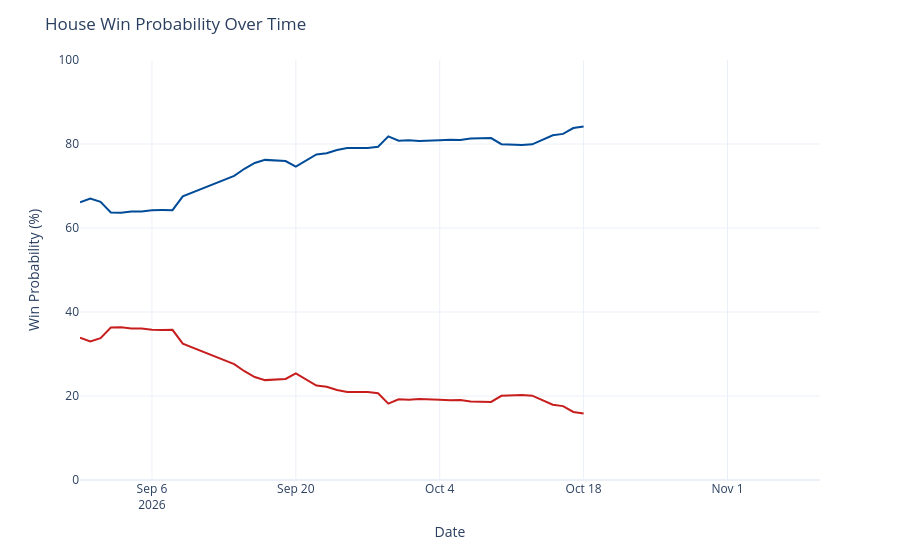

The notebook cell this image was saved under:
### Code cell
chance_over_time = output_ts[(output_ts['geo'] == 'US House') &
                             (output_ts['type'] == 'chance')]
chance_over_time['rep_chance'] = chance_over_time['y'].map(lambda x: 100 - x)
chance_over_time = chance_over_time.rename({'y': 'Democrats', 'rep_chance': 'Republicans'}, axis=1)
chance_time_ser = px.line(chance_over_time, x='date', y=['Democrats', 'Republicans'], template='plotly_white',
                         color_discrete_map={'Democrats': '#004b97', 'Republicans': '#c71e1d'},)
chance_time_ser.update_traces(hovertemplate="%{y:.1f}%")
chance_time_ser.update_layout(
    xaxis=dict(range=[pd.to_datetime('2026-08-30'), pd.to_datetime('2026-11-10')]),
    yaxis=dict(range=[0, 100]),
    xaxis_title='Date',
    yaxis_title='Win Probability (%)',
    title=dict(text="House Win Probability Over Time"),
    hovermode="x",
    showlegend=False
)
chance_time_ser

### Figure 1 — Plotly figure (JSON) as saved in the notebook; plotly's stock layout.template omitted (floating-point values rounded to 4 significant figures)
{"data": [{"hovertemplate": "%{y:.1f}%", "legendgroup": "Democrats", "line": {"color": "#004b97", "dash": "solid"}, "marker": {"symbol": "circle"}, "mode": "lines", "name": "Democrats", "orientation": "v", "showlegend": true, "type": "scatter", "x": ["2026-08-30", "2026-08-31", "2026-09-01", "2026-09-02", "2026-09-03", "2026-09-04", "2026-09-05", "2026-09-06", "2026-09-07", "2026-09-08", "2026-09-09", "2026-09-14", "2026-09-15", "2026-09-16", "2026-09-17", "2026-09-18", "2026-09-19", "2026-09-20", "2026-09-21", "2026-09-22", "2026-09-23", "2026-09-24", "2026-09-25", "2026-09-26", "2026-09-27", "2026-09-28", "2026-09-29", "2026-09-30", "2026-10-01", "2026-10-02", "2026-10-03", "2026-10-04", "2026-10-05", "2026-10-06", "2026-10-07", "2026-10-08", "2026-10-09", "2026-10-10", "2026-10-11", "2026-10-12", "2026-10-13", "2026-10-15", "2026-10-16", "2026-10-17", "2026-10-18"], "xaxis": "x", "y": [66.12, 67.02, 66.25, 63.69, 63.65, 63.91, 63.91, 64.23, 64.27, 64.25, 67.54, 72.39, 74.1, 75.49, 76.22, 76.08, 75.94, 74.59, 76.12, 77.51, 77.78, 78.58, 79.05, 79.05, 79.05, 79.34, 81.82, 80.78, 80.9, 80.69, 80.7, 80.88, 81.01, 80.94, 81.32, 81.39, 81.42, 79.94, 79.78, 79.75, 79.92, 82.09, 82.41, 83.8, 84.17], "yaxis": "y"}, {"hovertemplate": "%{y:.1f}%", "legendgroup": "Republicans", "line": {"color": "#c71e1d", "dash": "solid"}, "marker": {"symbol": "circle"}, "mode": "lines", "name": "Republicans", "orientation": "v", "showlegend": true, "type": "scatter", "x": ["2026-08-30", "2026-08-31", "2026-09-01", "2026-09-02", "2026-09-03", "2026-09-04", "2026-09-05", "2026-09-06", "2026-09-07", "2026-09-08", "2026-09-09", "2026-09-14", "2026-09-15", "2026-09-16", "2026-09-17", "2026-09-18", "2026-09-19", "2026-09-20", "2026-09-21", "2026-09-22", "2026-09-23", "2026-09-24", "2026-09-25", "2026-09-26", "2026-09-27", "2026-09-28", "2026-09-29", "2026-09-30", "2026-10-01", "2026-10-02", "2026-10-03", "2026-10-04", "2026-10-05", "2026-10-06", "2026-10-07", "2026-10-08", "2026-10-09", "2026-10-10", "2026-10-11", "2026-10-12", "2026-10-13", "2026-10-15", "2026-10-16", "2026-10-17", "2026-10-18"], "xaxis": "x", "y": [33.88, 32.98, 33.75, 36.31, 36.35, 36.09, 36.09, 35.77, 35.73, 35.75, 32.46, 27.61, 25.9, 24.51, 23.78, 23.92, 24.06, 25.41, 23.88, 22.49, 22.22, 21.42, 20.95, 20.95, 20.95, 20.66, 18.18, 19.22, 19.1, 19.31, 19.3, 19.12, 18.99, 19.06, 18.68, 18.61, 18.58, 20.06, 20.22, 20.25, 20.08, 17.91, 17.59, 16.2, 15.83], "yaxis": "y"}], "layout": {"hovermode": "x", "legend": {"title": {"text": "variable"}, "tracegroupgap": 0}, "margin": {"t": 60}, "showlegend": false, "title": {"text": "House Win Probability Over Time"}, "xaxis": {"anchor": "y", "domain": [0, 1], "range": ["2026-08-30T00:00:00", "2026-11-10T00:00:00"], "title": {"text": "Date"}}, "yaxis": {"anchor": "x", "domain": [0, 1], "range": [0, 100], "title": {"text": "Win Probability (%)"}}}}
